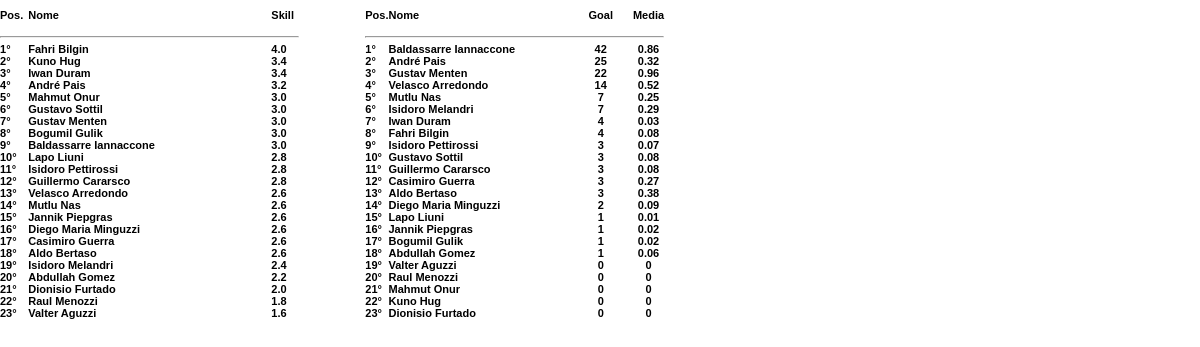
The page /oldGM/statistiche_dx.php?stat=2 (signed in) on the database its author committed.
### tables this page shows
CREATE TABLE IF NOT EXISTS `giocatori` (
  `id_team` varchar(20) NOT NULL default '',
  `nr` mediumint(2) NOT NULL default '0',
  `nome` varchar(50) NOT NULL default '',
  `eta` smallint(2) NOT NULL default '0',
  `skill` decimal(5,1) NOT NULL default '0.0',
  `pos` char(2) NOT NULL default '',
  `forma` mediumint(3) NOT NULL default '0',
  `fresc` mediumint(3) NOT NULL default '0',
  `cond` mediumint(3) NOT NULL default '0',
  `esp` mediumint(3) NOT NULL default '0',
  `po` mediumint(3) NOT NULL default '0',
  `df` mediumint(3) NOT NULL default '0',
  `cn` mediumint(3) NOT NULL default '0',
  `pa` mediumint(3) NOT NULL default '0',
  `rg` mediumint(3) NOT NULL default '0',
  `cr` mediumint(3) NOT NULL default '0',
  `tc` mediumint(3) NOT NULL default '0',
  `tr` mediumint(3) NOT NULL default '0',
  `piede` char(2) NOT NULL default '',
  `tipo` varchar(21) NOT NULL default '',
  `qta` smallint(2) NOT NULL default '0',
  `part` int(4) NOT NULL default '0',
  `reti` int(4) NOT NULL default '0',
  `gialli` int(4) NOT NULL default '0',
  `rossi` int(4) NOT NULL default '0',
  `stipendio` int(10) NOT NULL default '0',
  `valore` int(10) NOT NULL default '0',
  `part2` int(4) NOT NULL default '0',
  `reti2` int(4) NOT NULL default '0',
  `gialli2` int(4) NOT NULL default '0',
  `rossi2` int(4) NOT NULL default '0',
  `carattere` varchar(20) NOT NULL default '',
  `infortunio` char(1) NOT NULL default '',
  KEY `id_team` (`id_team`)
);

### oldGM/statistiche_dx.php (the view, shortened to what this page needs)
<!DOCTYPE html PUBLIC "-//W3C//DTD XHTML 1.0 Transitional//EN" "http://www.w3.org/TR/xhtml1/DTD/xhtml1-transitional.dtd">
<html xmlns="http://www.w3.org/1999/xhtml">
<head>
</head>
<body>
<?php
	include "connect_db.php";
	$nome_team = $_SESSION['SESS_TEAM'];
	$a = $_REQUEST['stat'];
	if ($a == 2)
	{
		$result = mysql_query("SELECT * FROM giocatori WHERE id_team=\"$nome_team\"");
		$totale = mysql_num_rows($result);
		if ($totale != 0) {
			while ($row = mysql_fetch_array($result)){
				$nome[] = $row['nome'];
				$forza[] = $row['skill'];
				$goal[] = $row['reti'];
				$partite[] = $row['part'];
			}
			$totgio = mysql_num_rows($result);
			$wcos = array($forza,$nome);
			array_multisort($wcos[0], SORT_DESC, $wcos[1], SORT_DESC);
			$wreti = array($goal,$nome);
			array_multisort($wreti[0], SORT_DESC, $wreti[1], SORT_DESC);
			$wmedia = array($goal,$partite);
			array_multisort($wmedia[0], SORT_DESC, $wmedia[1], SORT_DESC);
			echo "<div id='MsgPausa'>";
			echo "<span  id='s_rosa'>";
			echo "<table border='0' cellpadding='0' cellspacing='0' >";
			echo "<th width='20' height='30' align='left'>Pos.</th>
				  <th width='200' height='30' align='left'>Nome</th>
				  <th width='20' height='30' align='left'>Skill</th>
				  <th>&nbsp;</th>
				  ";
			echo "<th width='20' height='30' align='left'>Pos.</th>
				  <th width='200' height='30' align='left'>Nome</th>
				  <th width='20' height='30' align='left'>Goal</th>
				  <th width='20' height='30' align='left'>&nbsp;</th>
				  <th width='20' height='30' align='left'>Media</th>
				  ";
			echo "<tr>
					<td width=45% colspan='3'><hr></td>
					<td width=10% colspan='1'>&nbsp;</td>
					<td width=45% colspan='5'><hr></td>
				  </tr>";
				for ($ind=0; $ind < $totgio; $ind++){
					$num = 1 + $ind;
					$wnome = $wcos[1][$ind];
					$wskill = $wcos[0][$ind];
					$wnome2 = $wreti[1][$ind];
					$wskill2 = $wreti[0][$ind];
					if ($wmedia[1][$ind] != 0)
					{
						$wskill3 = round($wskill2/$wmedia[1][$ind],2);
					}
					else
					{
						$wskill3 = 0;
					}
						echo "<tr>
								<th align='left'>$num&deg;</th>
								<th align='left'>$wnome</th>
								<th align='left'>$wskill</th>
								<td>&nbsp;</td>
								<th align='left'>$num&deg;</th>
								<th align='left'>$wnome2</th>
								<th >$wskill2</th>
								<th align='left'>&nbsp;</th>
								<th >$wskill3</th>
							  </tr>";
				}
			echo "</table>";
			echo "</span>";
		echo "</div>";
		}
	}
?>
<body>
</body>
</html>

### oldGM/connect_db.php (shortened to what this page needs)
<!DOCTYPE html PUBLIC "-//W3C//DTD XHTML 1.0 Transitional//EN" "http://www.w3.org/TR/xhtml1/DTD/xhtml1-transitional.dtd">
<html xmlns="http://www.w3.org/1999/xhtml">
<head>
</head>
<body>
</body>
</html>

### oldGM/css/index_corpo1024.css (style rules this page uses)
span#s_rosa { color: #000000; font-weight: normal; font-size:11px; }
body { overflow : hidden; padding : 0; margin: 0; color:#FFFFFF; font-family:Geneva, Arial, Helvetica, sans-serif; font-size:12px; font-weight:bold; }

### rows shown on the page
giocatori: reti "42", reti "0.86", nr "22", nr "0.96", df "7", df "0.25", df "0.29", gialli "3", gialli "0.07", gialli "0.08", gialli "0.27", gialli "0.38", po "2", po "0.09", rossi "1", rossi "0.01", rossi "0.02", rossi "0.06", qta "0"

### other values the page prints
$num "1"
$wnome "Fahri Bilgin"
$wskill "4.0"
$wnome2 "Baldassarre Iannaccone"
$num "2"
$wnome "Kuno Hug"
$wskill "3.4"
$wnome2 "André Pais"
$wskill2 "25"
$wskill3 "0.32"
$num "3"
$wnome "Iwan Duram"
$wnome2 "Gustav Menten"
$num "4"
$wnome "André Pais"
